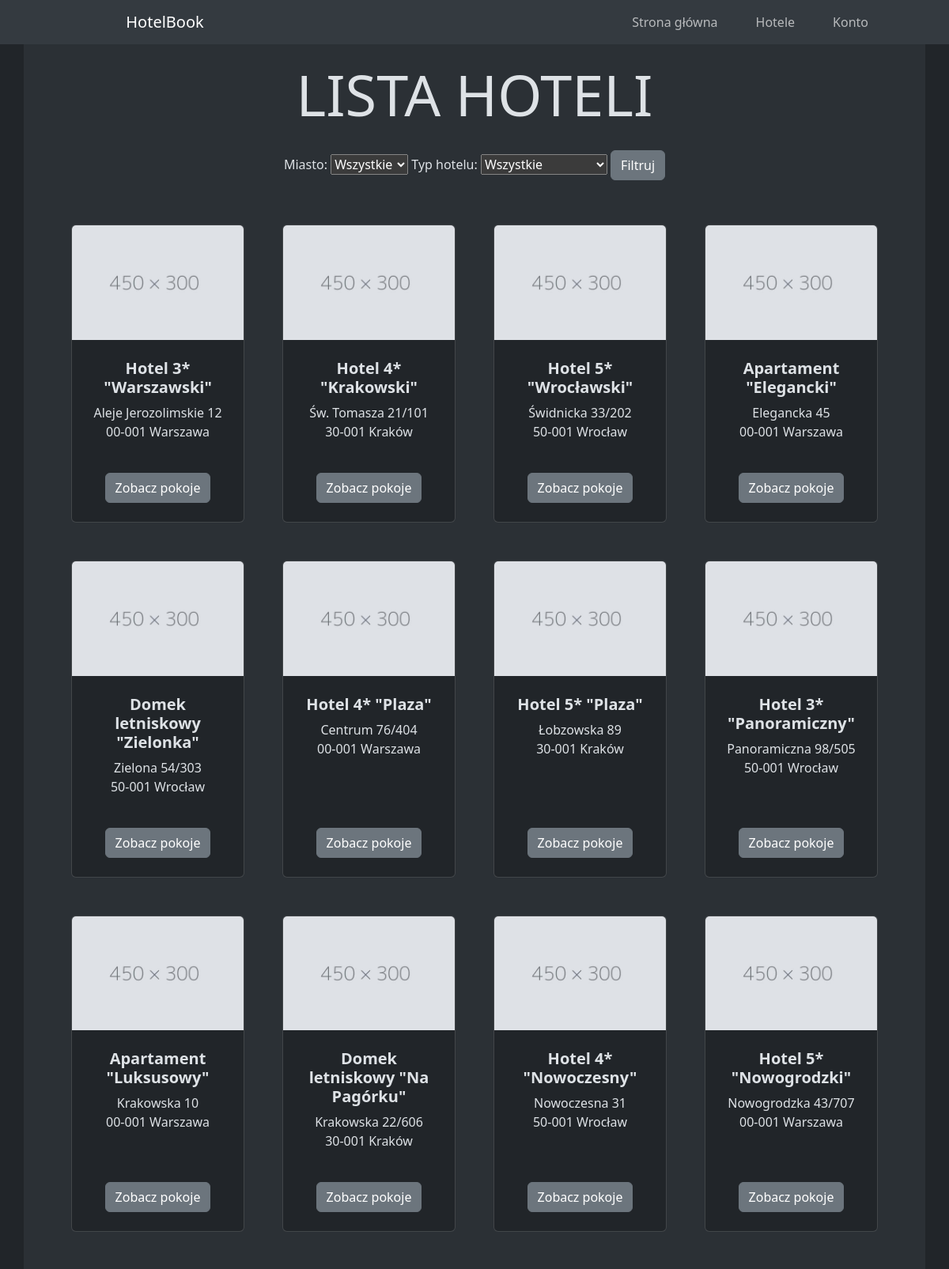
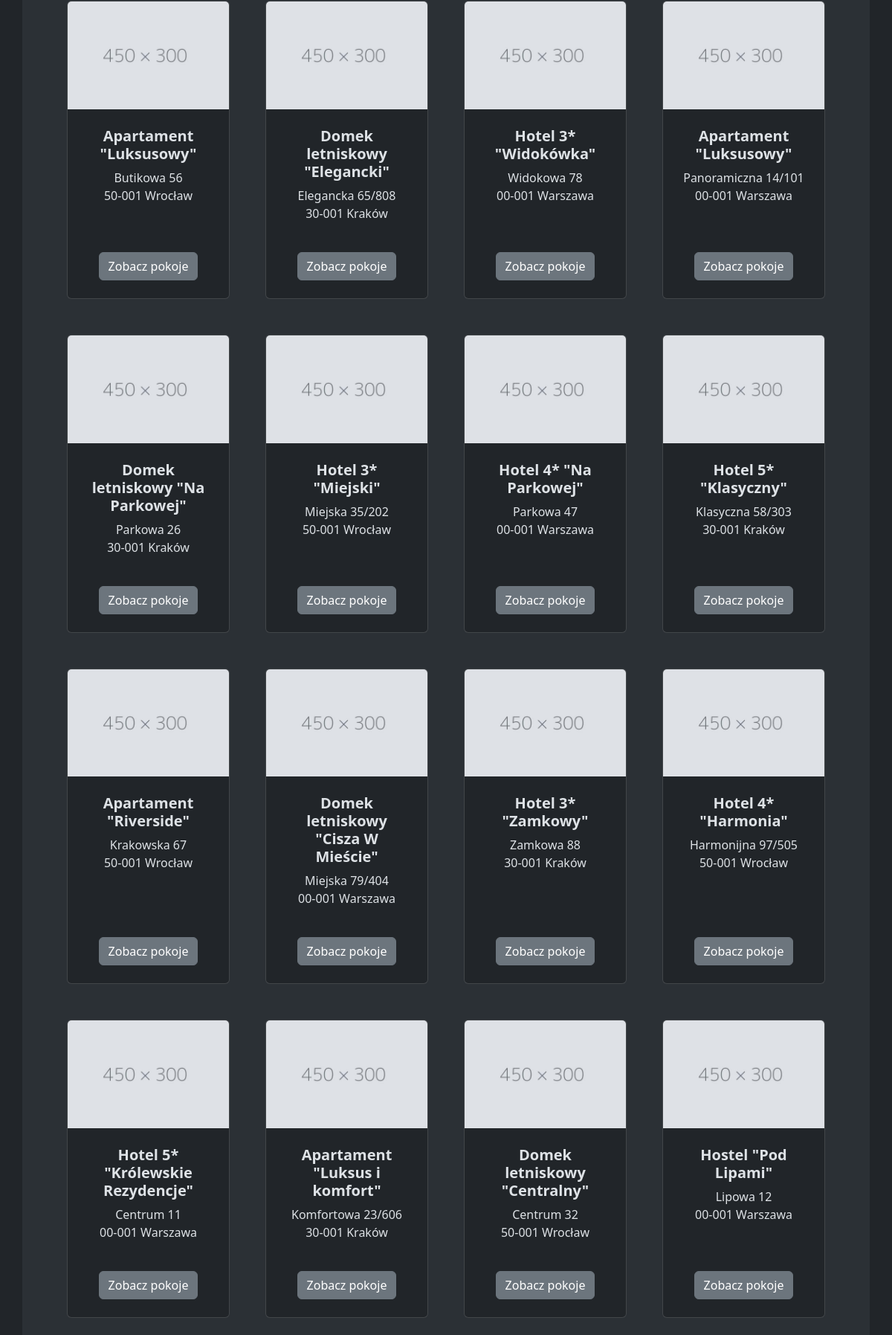
/HotelBook/hotels.php (upper part), run on the app's committed database (2 pictures, top to bottom).
### tables this page shows
CREATE TABLE `hotels` (
  `hotel_id` int(11) NOT NULL,
  `name` varchar(50) NOT NULL,
  `street` varchar(40) NOT NULL,
  `building_nr` int(3) NOT NULL,
  `apartment_nr` int(3) DEFAULT NULL,
  `zip_code` char(6) NOT NULL,
  `city` varchar(50) NOT NULL,
  `type_id` int(11) DEFAULT NULL
);

CREATE TABLE `hotelstypes` (
  `type_id` int(11) NOT NULL,
  `type` varchar(50) NOT NULL
);

### HotelBook/php/functions.php (called while the page is built, shortened)
<?php
    function connectToDatabase()
    {
        $servername = "localhost";
        $username = "root";
        $password = "";
        $dbname = "hotel_db";
        $conn = new mysqli($servername, $username, $password, $dbname);
        return $conn;
    }
    function getFilteredHotels($cityFilter, $typeFilter)
    {
        $conn = connectToDatabase();
        $query = "SELECT hotel_id, name, street, building_nr, apartment_nr, zip_code, city, hotels.type_id, type FROM hotels NATURAL JOIN hotelstypes WHERE 1";
        $result = $conn->query($query);
        $hotels = [];
        while ($row = $result->fetch_assoc())
        {
            $hotels[] = $row;
        }
        return $hotels;
    }
?>

### HotelBook/hotels.php (the view, shortened to what this page needs)
<?php
    include 'php/functions.php';
    $cityFilter = isset($_GET['city']) ? $_GET['city'] : '';
    $typeFilter = isset($_GET['type']) ? $_GET['type'] : '';
    if ($_SERVER["REQUEST_METHOD"] == "GET")
    {
        $hotels = getFilteredHotels($cityFilter, $typeFilter);
    }
    else
    {
        $hotels = getHotels();
    }
?>
<!DOCTYPE html>
<html lang="pl">
<head>
    <link rel="stylesheet" href="css/bootstrap.min.css">
    <link rel="stylesheet" href="css/style.css">
</head>
<body class="container-fluid h-100 text-center p-0" data-bs-theme="dark">
    <?php
        include("php/header.php");
    ?>
    <main class="container-md bg-body-tertiary">
        <div class="container-fluid">
            <h2 class="display-2">Lista Hoteli</h2>
            <form method="get" action="">
                <label for="city">Miasto:</label>
                <select name="city" id="city">
                    <option value="">Wszystkie</option>
                </select>
                <label for="type">Typ hotelu:</label>
                <select name="type" id="type">
                    <option value="">Wszystkie</option>
                </select>
                <button class="btn btn-secondary" type="submit">Filtruj</button>
            </form>
            <?php
                echo '<section class="py-2">';
                echo '<div class="container px-4 px-lg-5 mt-5">';
                echo '<div class="row gx-4 gx-lg-5 row-cols-2 row-cols-md-3 row-cols-xl-4 justify-content-center">';
                if (!empty($hotels))
                {
                    foreach ($hotels as $hotel)
                    {
                        echo '<div class="col mb-5">';
                            echo '<div class="card h-100">';
                                echo '<img class="card-img-top" src="media/6c757d.jpg" alt="'.$hotel["type"].'" />';
                                echo '<div class="card-body p-4">';
                                    echo '<div class="text-center">';
                                        echo '<h5 class="fw-bolder">'.$hotel["type"].' "'.$hotel["name"].'"</h5>';
                                        echo '<p>'.$hotel["street"].' '.$hotel["building_nr"];
                                        if (!is_null($hotel["apartment_nr"])){echo '/'.$hotel["apartment_nr"];}
                                        echo '<br/>'.$hotel["zip_code"].' '.$hotel["city"].'</p>';
                                    echo '</div>';
                                echo '</div>';
                                echo '<div class="card-footer p-4 pt-0 border-top-0 bg-transparent">';
                                    echo '<div class="text-center">';
                                    echo '<a class="btn btn-secondary mt-auto" href="hotel_rooms.php?hotel_id='.$hotel["hotel_id"].'">Zobacz pokoje</a>';
                                    echo '</div>';
                                echo '</div>';
                            echo '</div>';
                        echo '</div>';
                    }
                }
                else
                {
                    echo "<p></p>";
                }
                echo '</div></div></section>';
            ?>
        </div>
    </main>
</body>
</html>

### HotelBook/css/style.css (style rules this page uses)
label { text-align: left; }
a, a:active, a:visited, a:hover { text-decoration: none; color: white; }
h2 { padding: 20px 0; width: 100%; text-transform: uppercase; }
main .container-fluid { padding: 0; min-height: 80vh; }

### data on the page
hotels: type.type "Hotel 3*", name "Warszawski", street "Aleje Jerozolimskie", building_nr "12", zip_code "00-001", city "Warszawa"
hotels: type.type "Hotel 4*", name "Krakowski", street "Św. Tomasza", building_nr "21", apartment_nr "101", zip_code "30-001", city "Kraków"
hotels: type.type "Hotel 5*", name "Wrocławski", street "Świdnicka", building_nr "33", apartment_nr "202", zip_code "50-001", city "Wrocław"
hotels: type.type "Apartament", name "Elegancki", street "Elegancka", building_nr "45", zip_code "00-001", city "Warszawa"
hotels: type.type "Domek letniskowy", name "Zielonka", street "Zielona", building_nr "54", apartment_nr "303", zip_code "50-001", city "Wrocław"
hotels: type.type "Hotel 4*", name "Plaza", street "Centrum", building_nr "76", apartment_nr "404", zip_code "00-001", city "Warszawa"
hotels: type.type "Hotel 5*", name "Plaza", street "Łobzowska", building_nr "89", zip_code "30-001", city "Kraków"
hotels: type.type "Hotel 3*", name "Panoramiczny", street "Panoramiczna", building_nr "98", apartment_nr "505", zip_code "50-001", city "Wrocław"
hotels: type.type "Apartament", name "Luksusowy", street "Krakowska", building_nr "10", zip_code "00-001", city "Warszawa"
hotels: type.type "Domek letniskowy", name "Na Pagórku", street "Krakowska", building_nr "22", apartment_nr "606", zip_code "30-001", city "Kraków"
hotels: type.type "Hotel 4*", name "Nowoczesny", street "Nowoczesna", building_nr "31", zip_code "50-001", city "Wrocław"
hotels: type.type "Hotel 5*", name "Nowogrodzki", street "Nowogrodzka", building_nr "43", apartment_nr "707", zip_code "00-001", city "Warszawa"
hotels: type.type "Apartament", name "Luksusowy", street "Butikowa", building_nr "56", zip_code "50-001", city "Wrocław"
hotels: type.type "Domek letniskowy", name "Elegancki", street "Elegancka", building_nr "65", apartment_nr "808", zip_code "30-001", city "Kraków"
hotels: type.type "Hotel 3*", name "Widokówka", street "Widokowa", building_nr "78", zip_code "00-001", city "Warszawa"
hotels: type.type "Apartament", name "Luksusowy", street "Panoramiczna", building_nr "14", apartment_nr "101", zip_code "00-001", city "Warszawa"
hotels: type.type "Domek letniskowy", name "Na Parkowej", street "Parkowa", building_nr "26", zip_code "30-001", city "Kraków"
hotels: type.type "Hotel 3*", name "Miejski", street "Miejska", building_nr "35", apartment_nr "202", zip_code "50-001", city "Wrocław"
hotels: type.type "Hotel 4*", name "Na Parkowej", street "Parkowa", building_nr "47", zip_code "00-001", city "Warszawa"
hotels: type.type "Hotel 5*", name "Klasyczny", street "Klasyczna", building_nr "58", apartment_nr "303", zip_code "30-001", city "Kraków"
hotels: type.type "Apartament", name "Riverside", street "Krakowska", building_nr "67", zip_code "50-001", city "Wrocław"
hotels: type.type "Domek letniskowy", name "Cisza W Mieście", street "Miejska", building_nr "79", apartment_nr "404", zip_code "00-001", city "Warszawa"
hotels: type.type "Hotel 3*", name "Zamkowy", street "Zamkowa", building_nr "88", zip_code "30-001", city "Kraków"
hotels: type.type "Hotel 4*", name "Harmonia", street "Harmonijna", building_nr "97", apartment_nr "505", zip_code "50-001", city "Wrocław"
hotels: type.type "Hotel 5*", name "Królewskie Rezydencje", street "Centrum", building_nr "11", zip_code "00-001", city "Warszawa"
hotels: type.type "Apartament", name "Luksus i komfort", street "Komfortowa", building_nr "23", apartment_nr "606", zip_code "30-001", city "Kraków"
hotels: type.type "Domek letniskowy", name "Centralny", street "Centrum", building_nr "32", zip_code "50-001", city "Wrocław"
hotels: type.type "Hostel", name "Pod Lipami", street "Lipowa", building_nr "12", zip_code "00-001", city "Warszawa"
